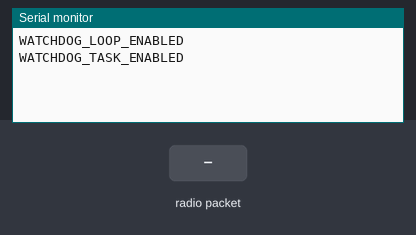
This sketch was run on a simulated ESP32. On the bench: the last lines printed to the serial monitor. Inputs (shaded band) come from the test bench. No radio packets arrive unless stated; the camera gives no picture.

Above: at 1.5 s.
1.6 s: radio packet "SRA" arrives
At 2.8 s:
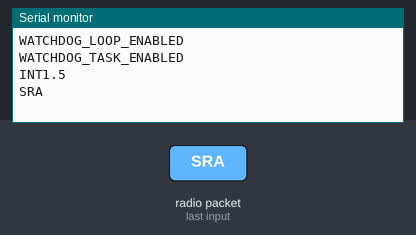
3.4 s: radio packet "MRA" arrives
At 4.1 s:
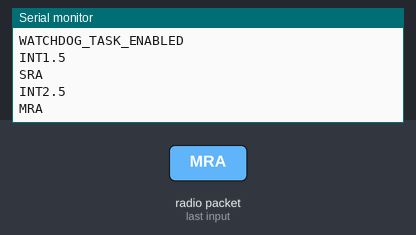
5.2 s: radio packet "LRA" arrives
At 6.7 s:
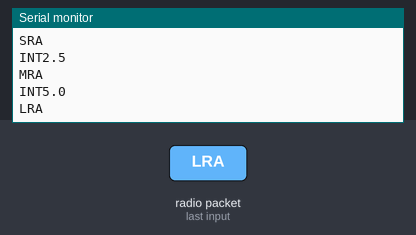
7.0 s: radio packet "GO" arrives
At 8.2 s:
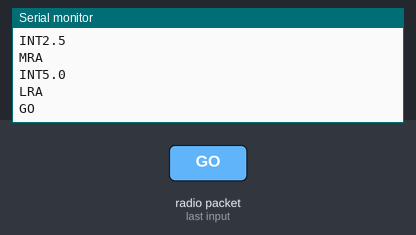
8.5 s: radio packet "STP" arrives
At 9.6 s:
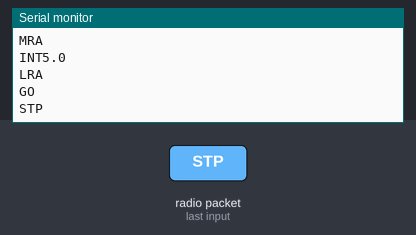
10.0 s: radio packet "CK" arrives
At 10.8 s:
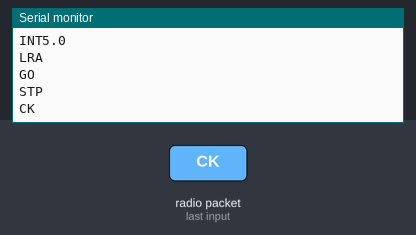

The sketch:

EVA_CAM-LoRa.ino
```cpp
#include <SPI.h>
#include <LoRa.h>
#include "esp_camera.h"
#include "base64.h"   // Arduino Base64 library
#include <vector>
#include "esp_task_wdt.h"

#define LORA_FREQ 433E6
#define WDT_TIMEOUT 10   // seconds

// LoRa pins
#define LORA_SCK   14
#define LORA_MISO  12
#define LORA_MOSI  13
#define LORA_SS    15
#define LORA_DIO0   4

// ESP32-CAM pin mapping
#define CAMERA_MODEL_AI_THINKER
#if defined(CAMERA_MODEL_AI_THINKER)
  #define PWDN_GPIO_NUM     32
  #define RESET_GPIO_NUM    -1
  #define XCLK_GPIO_NUM      0
  #define SIOD_GPIO_NUM     26
  #define SIOC_GPIO_NUM     27
  #define Y9_GPIO_NUM       35
  #define Y8_GPIO_NUM       34
  #define Y7_GPIO_NUM       39
  #define Y6_GPIO_NUM       36
  #define Y5_GPIO_NUM       21
  #define Y4_GPIO_NUM       19
  #define Y3_GPIO_NUM       18
  #define Y2_GPIO_NUM        5
  #define VSYNC_GPIO_NUM    25
  #define HREF_GPIO_NUM     23
  #define PCLK_GPIO_NUM     22
  #define LED_FLASH_GPIO    -1
#endif

std::vector<String> imageChunks;
int totalChunks = 0;
int chunkSize = 200;

bool receivingTel = false;
bool wasReceivingTel = false;       // Recordar estado previo
TaskHandle_t watchdogTaskHandle = NULL;

void setup() {
  Serial.begin(115200);
  while (!Serial);

  const esp_task_wdt_config_t wdt_config = {
        .timeout_ms = WDT_TIMEOUT * 1000,
        .idle_core_mask = (1 << 0) | (1 << 1),
        .trigger_panic = true
  };
  esp_task_wdt_init(&wdt_config);

  esp_task_wdt_add(NULL);
  Serial.println("WATCHDOG_LOOP_ENABLED");

  xTaskCreatePinnedToCore(
    watchdogTask,           // task function
    "watchdogTask",         // name
    4096,                   // stack size
    NULL,                   // parameter
    1,                      // priority
    &watchdogTaskHandle,    // task handle
    0                       // core 0 (low priority)
  );

  SPI.begin(LORA_SCK, LORA_MISO, LORA_MOSI, LORA_SS);
  LoRa.setPins(LORA_SS, -1, LORA_DIO0);

  if (!LoRa.begin(LORA_FREQ)) {
    Serial.println("LoRa_ERROR_init");
    while (true);
  }

  LoRa.setTxPower(20);
  LoRa.setSpreadingFactor(7);
  LoRa.setSignalBandwidth(250E3);
  LoRa.setCodingRate4(5);
  LoRa.setSyncWord(0x88);
  LoRa.setPreambleLength(6);
  LoRa.enableCrc();

  initCamera();
}

void loop() {
  esp_task_wdt_reset();

  // LoRa check
  int packetSize = LoRa.parsePacket();
  if (packetSize) {
    String received = "";
    while (LoRa.available()) {
      received += (char)LoRa.read();
    }
    received.trim();

    // Ack
    LoRa.beginPacket();
    LoRa.print("ACK_" + received);
    LoRa.endPacket();

    if (received == "SRA" || received == "MRA" || received == "LRA") {
      delay(250);  // 100 para acabar ACK
    }

    handleRequest(received);
  }

  // Rover (RECV Serial) a Estación (SENT LoRa)
  while (Serial.available()) {
    String staResponse = Serial.readStringUntil('\n');
    staResponse.trim();
    if (staResponse.length() == 0) continue;

    LoRa.beginPacket();
    LoRa.print(staResponse);
    LoRa.endPacket();
  }
}

void handleRequest(String cmd) {
  if (cmd == "GO") {
    receivingTel = true;
  }

  else if (cmd == "STP") {
    receivingTel = false;
  }

  else if (cmd.startsWith("CK")) {
      String numStr = cmd.substring(2);
      int newSize = numStr.toInt();
      chunkSize = newSize;
  }

  else if (cmd == "SRA") {
    LoRa.setSpreadingFactor(7);
    LoRa.setSignalBandwidth(250E3);
    LoRa.setCodingRate4(5);
    LoRa.setPreambleLength(6);
    Serial.println("INT1.5");
    chunkSize = 200;
  }

  else if (cmd == "MRA") {
    LoRa.setSpreadingFactor(9);
    LoRa.setSignalBandwidth(125E3);
    LoRa.setCodingRate4(6);
    LoRa.setPreambleLength(8);
    Serial.println("INT2.5");
    chunkSize = 128;
  }

  else if (cmd == "LRA") {
    LoRa.setSpreadingFactor(11);
    LoRa.setSignalBandwidth(125E3);
    LoRa.setCodingRate4(8);
    LoRa.setPreambleLength(10);
    Serial.println("INT5.0");
    chunkSize = 64;
  }

  else if (cmd == "STPIMG") {
    Serial.println("IMGDONE");
    if (wasReceivingTel) {
        Serial.println("GO");
        receivingTel = true;
    }
  }

  else if (cmd == "IMG") {
    wasReceivingTel = receivingTel;

    // Detener TEL y capturar Imagen + Flash LED
    Serial.println("STP");
    receivingTel = false;
    Serial.println("FCAM");
    delay(20);
    Serial.println("IMGSTART");
    captureAndStoreImage();
    return;
  }

  else if (cmd == "RECAM") {
    delay(200);
    ESP.restart();
  }

  else if (cmd.startsWith("REQ_")) {
      int reqNum = cmd.substring(4).toInt();
      if (reqNum >= 1 && reqNum <= totalChunks) {

          if (reqNum == totalChunks) {
              delay(250);
              Serial.println("IMGDONE");
          }

          String packet = "C_" + imageChunks[reqNum - 1];

          LoRa.beginPacket();
          LoRa.print(packet);
          LoRa.endPacket();

          delay(50);

          // Resume TEL after sending last chunk
          if (reqNum == totalChunks && wasReceivingTel) {
              Serial.println("GO");
              receivingTel = true;
          }

      } else {
          // # Inválido de Chunk
      }
      return;
  }

  // FWD LoRa a Rover a través de Serial
  Serial.println(cmd);
}

// Camera Init
void initCamera() {
  camera_config_t config;
  config.ledc_channel = LEDC_CHANNEL_0;
  config.ledc_timer = LEDC_TIMER_0;
  config.pin_d0 = Y2_GPIO_NUM;
  config.pin_d1 = Y3_GPIO_NUM;
  config.pin_d2 = Y4_GPIO_NUM;
  config.pin_d3 = Y5_GPIO_NUM;
  config.pin_d4 = Y6_GPIO_NUM;
  config.pin_d5 = Y7_GPIO_NUM;
  config.pin_d6 = Y8_GPIO_NUM;
  config.pin_d7 = Y9_GPIO_NUM;
  config.pin_xclk = XCLK_GPIO_NUM;
  config.pin_pclk = PCLK_GPIO_NUM;
  config.pin_vsync = VSYNC_GPIO_NUM;
  config.pin_href = HREF_GPIO_NUM;
  config.pin_sscb_sda = SIOD_GPIO_NUM;
  config.pin_sscb_scl = SIOC_GPIO_NUM;
  config.pin_pwdn = PWDN_GPIO_NUM;
  config.pin_reset = RESET_GPIO_NUM;
  config.xclk_freq_hz = 20000000;
  config.pixel_format = PIXFORMAT_JPEG;

  if (psramFound()) {
    config.frame_size = FRAMESIZE_QVGA;  // ~320x240
    config.jpeg_quality = 10;
    config.fb_count = 1;
  }

  esp_err_t err = esp_camera_init(&config);
  if (err != ESP_OK) {
    Serial.printf("ERR_CAMERA_INIT0x%x", err);
    while (true);
  }
}

void captureAndStoreImage() {
  // Clear imagen previa
  imageChunks.clear();
  totalChunks = 0;

  // flush old buffer
  camera_fb_t *fb_old = esp_camera_fb_get();
  if (fb_old) esp_camera_fb_return(fb_old);

  camera_fb_t *fb = esp_camera_fb_get();
  if (!fb) {
    Serial.println("CAPTURE_FAILED");
    return;
  }

  // B64
  String encoded = base64::encode(fb->buf, fb->len);
  esp_camera_fb_return(fb);

  int totalLen = encoded.length();
  totalChunks = (totalLen + chunkSize - 1) / chunkSize;

  for (int i = 0; i < totalChunks; i++) {
    int start = i * chunkSize;
    int end = min(start + chunkSize, totalLen);
    imageChunks.push_back(encoded.substring(start, end));
  }

  // Informar de tamaño a estación para iniciar recepción
  LoRa.beginPacket();
  LoRa.print("IMG_SIZE," + String(totalChunks));
  LoRa.endPacket();
}

void watchdogTask(void *parameter) {
  esp_task_wdt_add(NULL);
  Serial.println("WATCHDOG_TASK_ENABLED");

  while (true) {
    esp_task_wdt_reset();
    vTaskDelay(pdMS_TO_TICKS(1000));
  }
}
```

Measured:
- after the input at 1.6 s, the serial monitor: prints a new line after 0.31 s (image 1)
- after the input at 3.4 s, the serial monitor: prints a new line after 0.31 s (image 2)
- after the input at 5.2 s, the serial monitor: prints a new line after 0.31 s (image 3)
- after the input at 7.0 s, the serial monitor: prints a new line after 0.06 s (image 4)
- after the input at 8.5 s, the serial monitor: prints a new line after 0.06 s (image 5)
- after the input at 10.0 s, the serial monitor: prints a new line after 0.06 s (image 6)
